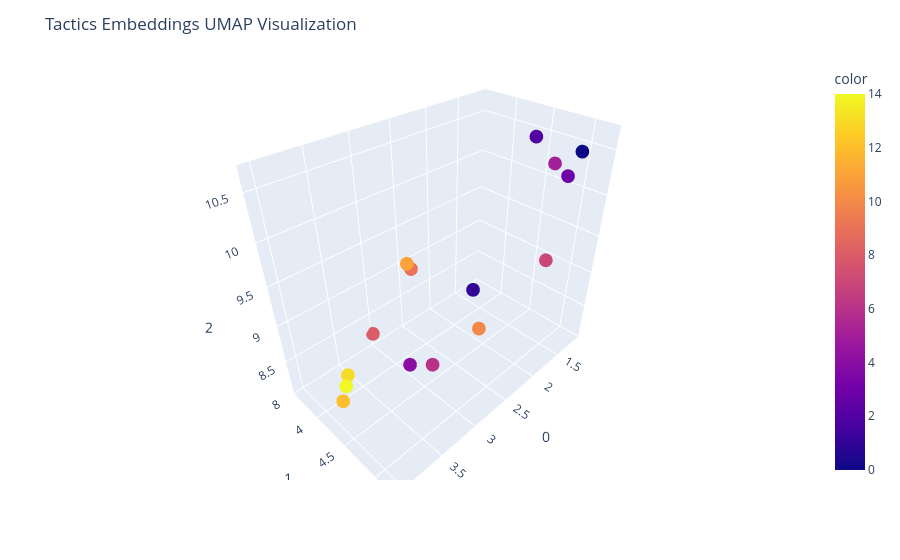

The notebook cell saved with this chart:
### Code cell
# plot
import plotly.express as px
import plotly.io as pio
import matplotlib.cm as cm

fig = px.scatter_3d(
    embedding_3d,
    x=0,
    y=1,
    z=2,
    hover_data={'name': tactics_df['name'], 'ID': tactics_df['ID']},
    color = list(range(len(tactics_df))),
)
fig.update_layout(title='Tactics Embeddings UMAP Visualization')
fig.show()

### Figure 1 — Plotly figure (JSON) as saved in the notebook; plotly's stock layout.template omitted (floating-point values rounded to 4 significant figures)
{"data": [{"customdata": [["Initial Access", "TA0001"], ["Execution", "TA0002"], ["Persistence", "TA0003"], ["Privilege Escalation", "TA0004"], ["Stealth", "TA0005"], ["Credential Access", "TA0006"], ["Discovery", "TA0007"], ["Lateral Movement", "TA0008"], ["Collection", "TA0009"], ["Exfiltration", "TA0010"], ["Command and Control", "TA0011"], ["Impact", "TA0040"], ["Resource Development", "TA0042"], ["Reconnaissance", "TA0043"], ["Defense Impairment", "TA0112"]], "hovertemplate": "0=%{x}<br>1=%{y}<br>2=%{z}<br>name=%{customdata[0]}<br>ID=%{customdata[1]}<br>color=%{marker.color}<extra></extra>", "legendgroup": "", "marker": {"color": [0, 1, 2, 3, 4, 5, 6, 7, 8, 9, 10, 11, 12, 13, 14], "coloraxis": "coloraxis", "symbol": "circle"}, "mode": "markers", "name": "", "scene": "scene", "showlegend": false, "type": "scatter3d", "x": [1.3, 2.32, 1.681, 1.801, 3.638, 1.134, 2.806, 1.718, 3.011, 2.459, 2.808, 2.859, 3.916, 3.559, 4.028], "y": [5.052, 4.577, 4.75, 5.227, 5.03, 4.655, 4.427, 5.065, 3.589, 3.713, 5.097, 4.123, 4.25, 3.801, 4.564], "z": [10.49, 9.061, 10.67, 10.45, 9.195, 10.19, 8.15, 9.396, 8.222, 8.977, 9.134, 9.448, 8.295, 8.073, 8.859]}], "layout": {"coloraxis": {"colorbar": {"title": {"text": "color"}}, "colorscale": [[0, "#0d0887"], [0.1111, "#46039f"], [0.2222, "#7201a8"], [0.3333, "#9c179e"], [0.4444, "#bd3786"], [0.5556, "#d8576b"], [0.6667, "#ed7953"], [0.7778, "#fb9f3a"], [0.8889, "#fdca26"], [1, "#f0f921"]]}, "legend": {"tracegroupgap": 0}, "margin": {"t": 60}, "scene": {"domain": {"x": [0, 1], "y": [0, 1]}, "xaxis": {"title": {"text": "0"}}, "yaxis": {"title": {"text": "1"}}, "zaxis": {"title": {"text": "2"}}}, "title": {"text": "Tactics Embeddings UMAP Visualization"}}}
